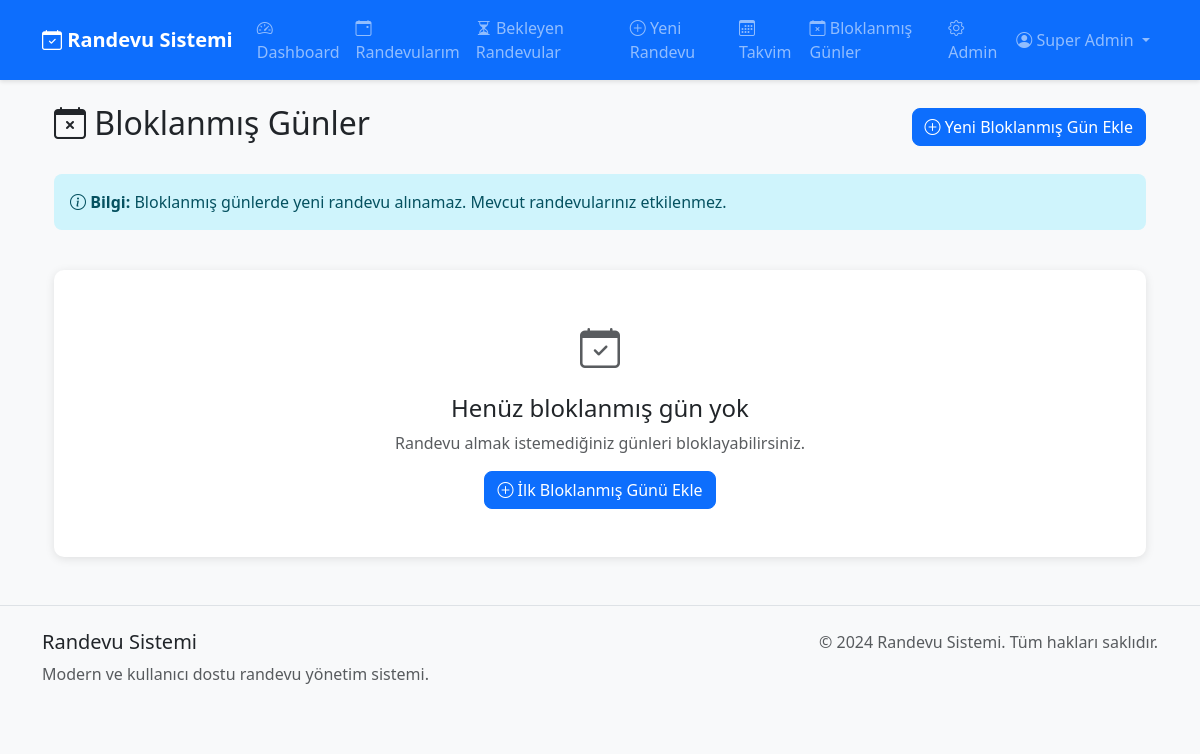
Before: /dashboard/blocked-days (signed in) with the older database file.
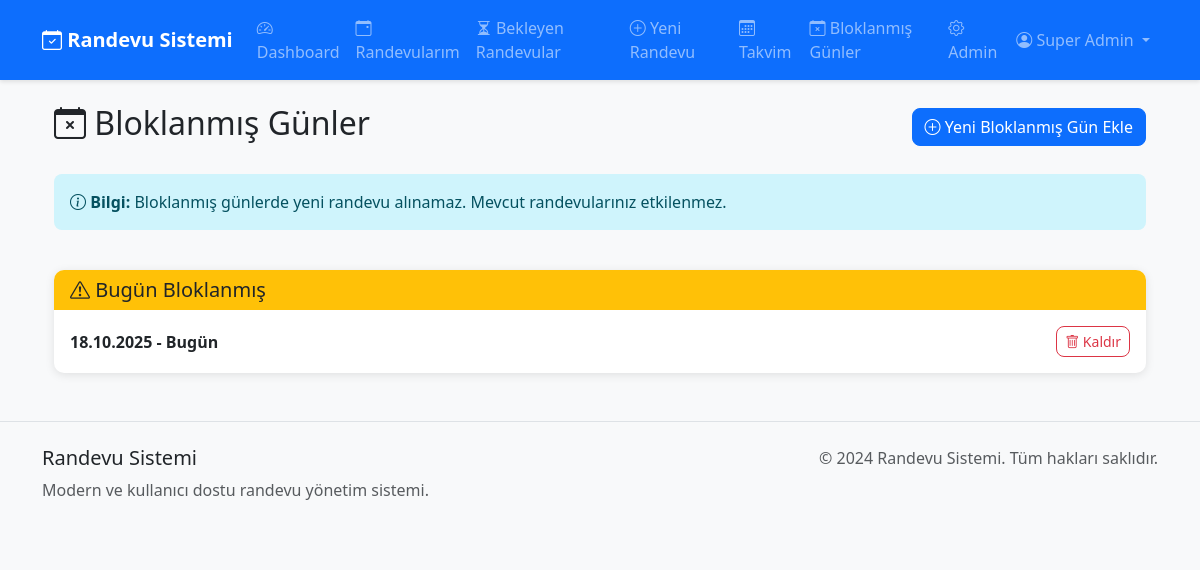
After: the same page with the newer database file.
### models.py (models this page shows, shortened)
class BlockedDay(db.Model):
    __tablename__ = 'blocked_day'
    id = db.Column(db.Integer, primary_key=True)
    user_id = db.Column(db.Integer, db.ForeignKey('user.id'), nullable=False)
    date = db.Column(db.Date, nullable=False)
    reason = db.Column(db.String(200))
    created_at = db.Column(db.DateTime, default=datetime.utcnow)
    updated_at = db.Column(db.DateTime, default=datetime.utcnow, onupdate=datetime.utcnow)
    def is_past(self):
        return self.date < date.today()
    def is_today(self):
        return self.date == date.today()
    def is_future(self):
        return self.date > date.today()
    @staticmethod
    def get_blocked_days_for_user(user_id, start_date=None, end_date=None):
        query = BlockedDay.query.filter(BlockedDay.user_id == user_id)
        if start_date:
            query = query.filter(BlockedDay.date >= start_date)
        if end_date:
            query = query.filter(BlockedDay.date <= end_date)
        return query.order_by(BlockedDay.date.asc()).all()

### routes/dashboard.py (the view)
@dashboard_bp.route('/blocked-days')
@login_required
def blocked_days():
    from models import BlockedDay, db
    blocked_days = BlockedDay.get_blocked_days_for_user(current_user.id)
    past_blocked = [bd for bd in blocked_days if bd.is_past()]
    today_blocked = [bd for bd in blocked_days if bd.is_today()]
    future_blocked = [bd for bd in blocked_days if bd.is_future()]
    from flask_wtf.csrf import generate_csrf
    return render_template('dashboard/blocked_days.html',
                         past_blocked=past_blocked,
                         today_blocked=today_blocked,
                         future_blocked=future_blocked,
                         date_util=date,
                         csrf_token=generate_csrf())

### app.py (called while the page is built)
@login_manager.user_loader
def load_user(user_id):
    return User.query.get(int(user_id))

@app.before_request
def check_single_session():
    if current_user.is_authenticated:
        from models import User
        user_db = User.query.get(current_user.id)
        token_in_db = user_db.session_token if user_db else None
        token_in_session = session.get('session_token')
        if token_in_db:
            session['session_token'] = token_in_db
        if token_in_session and token_in_db and token_in_session != token_in_db:
            logout_user()
            session.pop('session_token', None)
            flash('Başka bir oturum açıldığı için çıkış yapıldı.', 'warning')
            return redirect(url_for('auth.login'))

### models.py (called while the page is built)
    def get_full_name(self):
        return f"{self.first_name} {self.last_name}"

### templates/dashboard/blocked_days.html (shortened to what this page needs)
{% extends "base.html" %} {% block title %}Bloklanmış Günler{% endblock %} {% block content %}
<div class="container-fluid">
    <div class="row">
        <div class="col-12">
            <div class="d-flex justify-content-between align-items-center mb-4">
                <h2><i class="bi bi-calendar-x"></i> Bloklanmış Günler</h2>
                <button type="button" class="btn btn-primary" data-bs-toggle="modal" data-bs-target="#addBlockedDayModal">
                    <i class="bi bi-plus-circle"></i> Yeni Bloklanmış Gün Ekle
                </button>
            </div>
        </div>
    </div>
    <div class="row mb-4">
        <div class="col-12">
            <div class="alert alert-info">
                <i class="bi bi-info-circle"></i>
                <strong>Bilgi:</strong> Bloklanmış günlerde yeni randevu alınamaz. Mevcut randevularınız etkilenmez.
            </div>
        </div>
    </div>
    {% if today_blocked %}
    <div class="row mb-4">
        <div class="col-12">
            <div class="card border-warning">
                <div class="card-header bg-warning text-dark">
                    <h5 class="card-title mb-0">
                        <i class="bi bi-exclamation-triangle"></i> Bugün Bloklanmış
                    </h5>
                </div>
                <div class="card-body">
                    {% for blocked_day in today_blocked %}
                    <div class="d-flex justify-content-between align-items-center">
                        <div>
                            <strong>{{ blocked_day.date.strftime('%d.%m.%Y') }} - Bugün</strong>
                        </div>
                        <form method="POST" action="{{ url_for('dashboard.remove_blocked_day', blocked_day_id=blocked_day.id) }}" style="display: inline;" onsubmit="return confirm('Bu bloklanmış günü kaldırmak istediğinizden emin misiniz?')">
                            <button type="submit" class="btn btn-sm btn-outline-danger">
                                <i class="bi bi-trash"></i> Kaldır
                            </button>
                        </form>
                    </div>
                    {% endfor %}
                </div>
            </div>
        </div>
    </div>
    {% endif %}
    {% if not future_blocked and not today_blocked and not past_blocked %}
    <div class="row">
        <div class="col-12">
            <div class="card">
                <div class="card-body text-center py-5">
                    <i class="bi bi-calendar-check fs-1 text-muted"></i>
                    <h4 class="mt-3">Henüz bloklanmış gün yok</h4>
                    <p class="text-muted">Randevu almak istemediğiniz günleri bloklayabilirsiniz.</p>
                    <button type="button" class="btn btn-primary" data-bs-toggle="modal" data-bs-target="#addBlockedDayModal">
                        <i class="bi bi-plus-circle"></i> İlk Bloklanmış Günü Ekle
                    </button>
                </div>
            </div>
        </div>
    </div>
    {% endif %}
</div>
{% endblock %}

Changed rows visible on the page:
added BlockedDay: date "18.10.2025"
Other visible differences:
text no longer shown: "Henüz bloklanmış gün yok Randevu almak istemediğiniz günleri bloklayabilirsiniz. İlk Bloklanmış Günü Ekle"
text now shown: "Bugün Bloklanmış"
